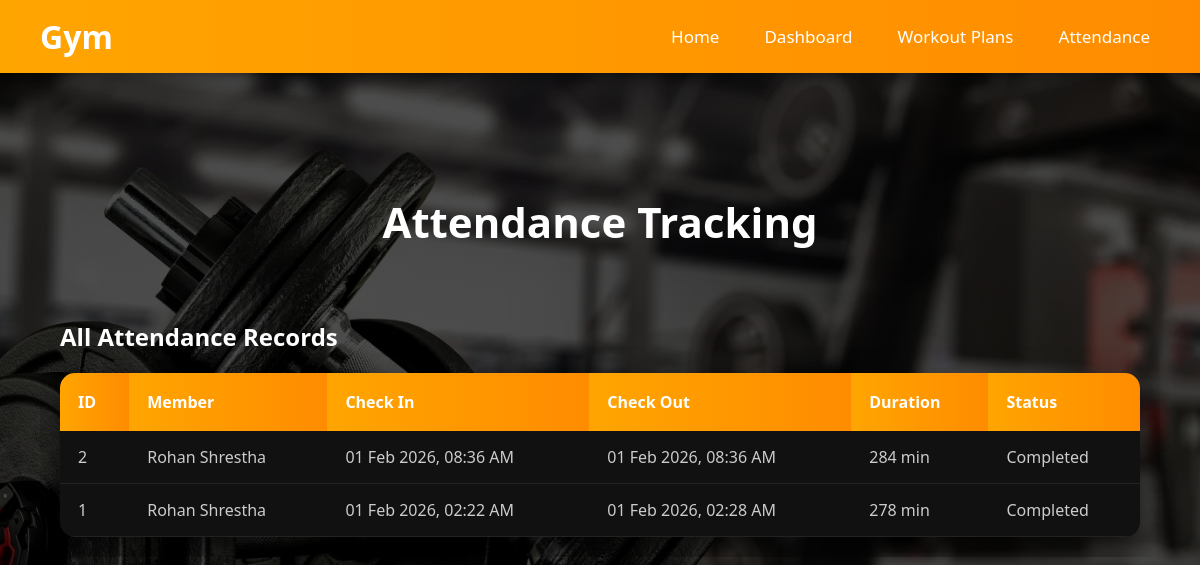
Screenshot of /attendance.php (signed in) with the database file from the repository.
### tables this page shows
CREATE TABLE `attendance` (
  `id` int(11) NOT NULL AUTO_INCREMENT,
  `member_id` int(11) NOT NULL,
  `check_in_time` datetime NOT NULL,
  `check_out_time` datetime DEFAULT NULL,
  `duration_minutes` int(11) DEFAULT NULL,
  `notes` text DEFAULT NULL,
  `created_at` timestamp NOT NULL DEFAULT current_timestamp(),
  PRIMARY KEY (`id`),
  KEY `idx_member_date` (`member_id`,`check_in_time`),
  CONSTRAINT `attendance_ibfk_1` FOREIGN KEY (`member_id`) REFERENCES `customers` (`id`) ON DELETE CASCADE
);

CREATE TABLE `customers` (
  `id` int(11) NOT NULL AUTO_INCREMENT,
  `full_name` varchar(100) NOT NULL,
  `email` varchar(100) NOT NULL,
  `password` varchar(255) NOT NULL,
  `created_at` timestamp NOT NULL DEFAULT current_timestamp(),
  `membership_type` varchar(50) DEFAULT 'Basic',
  `membership_start` date DEFAULT NULL,
  `membership_expiry` date DEFAULT NULL,
  `membership_status` enum('active','expired','suspended') DEFAULT 'active',
  PRIMARY KEY (`id`),
  UNIQUE KEY `email` (`email`)
);

### public/attendance.php (the view, shortened to what this page needs)
<?php
require "../config/db.php";
$user_role = $_SESSION['user_role'] ?? '';
$user_id = $_SESSION['user_id'];
if ($user_role === 'customer') {
    $stmt = $pdo->prepare("
        SELECT * FROM attendance
        WHERE member_id = ?
        ORDER BY check_in_time DESC
        LIMIT 50
    ");
    $stmt->execute([$user_id]);
} else {
    $stmt = $pdo->query("
        SELECT a.*, c.full_name as member_name
        FROM attendance a
        JOIN customers c ON a.member_id = c.id
        ORDER BY a.check_in_time DESC
        LIMIT 100
    ");
}
$records = $stmt->fetchAll(PDO::FETCH_ASSOC);
?>
<!DOCTYPE html>
<html lang="en">
<head>
    <link rel="stylesheet" href="../assets/style.css">
</head>
<body>
<nav class="navbar">
    <div class="navdiv">
        <div class="logo"><a href="index.php">Gym</a></div>
        <ul>
            <li><a href="index.php">Home</a></li>
            <li><a href="dashboard.php">Dashboard</a></li>
            <li><a href="workout_plans.php">Workout Plans</a></li>
            <li><a href="attendance.php">Attendance</a></li>
        </ul>
    </div>
</nav>
<div class="main-content">
    <h1 class="page-title">Attendance Tracking</h1>
    <div class="table-container">
        <h2 style="color: white; margin-bottom: 20px;">
            <?= $user_role === 'customer' ? 'My Attendance History' : 'All Attendance Records' ?>
        </h2>
        <?php if (count($records) > 0): ?>
        <table>
            <thead>
                <tr>
                    <th>ID</th>
                    <?php if ($user_role !== 'customer'): ?>
                        <th>Member</th>
                    <?php endif; ?>
                    <th>Check In</th>
                    <th>Check Out</th>
                    <th>Duration</th>
                    <th>Status</th>
                </tr>
            </thead>
            <tbody>
                <?php foreach ($records as $record): ?>
                <tr>
                    <td><?= $record['id'] ?></td>
                    <?php if ($user_role !== 'customer'): ?>
                        <td><?= htmlspecialchars($record['member_name']) ?></td>
                    <?php endif; ?>
                    <td><?= date('d M Y, h:i A', strtotime($record['check_in_time'])) ?></td>
                    <td>
                        <?= $record['check_out_time']
                            ? date('d M Y, h:i A', strtotime($record['check_out_time']))
                            : '<span class="status-active">Active</span>'
                        ?>
                    </td>
                    <td><?= $record['duration_minutes'] ? $record['duration_minutes'] . ' min' : '-' ?></td>
                    <td><?= $record['check_out_time'] ? 'Completed' : '<span class="status-active">In Progress</span>' ?></td>
                </tr>
                <?php endforeach; ?>
            </tbody>
        </table>
        <?php else: ?>
        <p style="color: #888; text-align: center; padding: 40px;">
            No attendance records found.
        </p>
        <?php endif; ?>
    </div>
</div>
</body>
</html>

### assets/style.css (style rules this page uses)
* { margin: 0; padding: 0; box-sizing: border-box; font-family: "Segoe UI", Tahoma, Geneva, Verdana, sans-serif; }
body { background: linear-gradient(rgba(0,0,0,0.7), rgba(0,0,0,0.7)), url("../imgs/gym.jpeg") no-repeat center center / cover; color: white; min-height: 100vh; }
.navbar { background: linear-gradient(to right, orange, darkorange); padding: 15px 40px; box-shadow: 0 4px 15px rgba(0,0,0,0.5); }
.navdiv { display: flex; justify-content: space-between; align-items: center; }
.logo a { color: white; font-size: 32px; font-weight: 800; text-decoration: none; }
.navdiv ul { list-style: none; display: flex; gap: 25px; }
.navdiv ul li a { color: white; text-decoration: none; font-size: 17px; padding: 6px 10px; border-radius: 6px; transition: 0.3s; }
.main-content { min-height: 100vh; padding: 120px 40px 60px; background: transparent; }
.page-title { text-align: center; font-size: 42px; margin-bottom: 50px; }

### public/attendance.php (style rules this page uses)
.table-container { max-width: 1200px; margin: 0 auto; padding: 20px; overflow-x: auto; }
table { width: 100%; background: #111; border-collapse: collapse; border-radius: 15px; overflow: hidden; box-shadow: 0 15px 35px rgba(0,0,0,0.7); }
table th { background: linear-gradient(to right, orange, darkorange); color: white; padding: 18px; text-align: left; font-size: 16px; font-weight: 600; }
table td { padding: 15px 18px; border-bottom: 1px solid #222; color: #ccc; }

### rows the page displays
attendance: id "2", member.full_name "Rohan Shrestha", check_in_time "01 Feb 2026, 08:36 AM", check_out_time "01 Feb 2026, 08:36 AM", duration_minutes "284", shows "Completed"
attendance: id "1", member.full_name "Rohan Shrestha", check_in_time "01 Feb 2026, 02:22 AM", check_out_time "01 Feb 2026, 02:28 AM", duration_minutes "278", shows "Completed"
